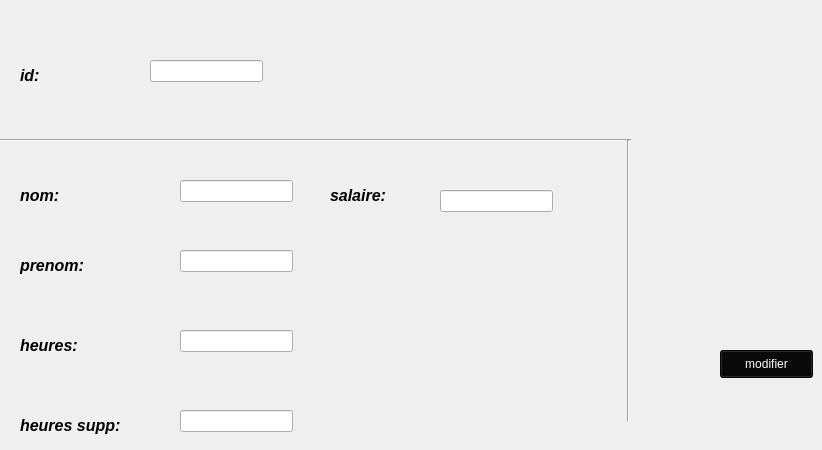
      <widget class="QWidget" name="tab_6">
       <attribute name="title">
        <string>modifier employé</string>
       </attribute>
       <widget class="QLineEdit" name="lineEdit_id_a_modifier">
        <property name="geometry">
         <rect>
          <x>150</x>
          <y>60</y>
          <width>113</width>
          <height>22</height>
         </rect>
        </property>
        <property name="styleSheet">
         <string notr="true"/>
        </property>
       </widget>
       <widget class="QLabel" name="label_2">
        <property name="geometry">
         <rect>
          <x>20</x>
          <y>60</y>
          <width>55</width>
          <height>31</height>
         </rect>
        </property>
        <property name="text">
         <string>&lt;html&gt;&lt;head/&gt;&lt;body&gt;&lt;p&gt;&lt;span style=&quot; font-size:12pt; font-weight:600; font-style:italic;&quot;&gt;id:&lt;/span&gt;&lt;/p&gt;&lt;/body&gt;&lt;/html&gt;</string>
        </property>
       </widget>
       <widget class="Line" name="line_2">
        <property name="geometry">
         <rect>
          <x>0</x>
          <y>130</y>
          <width>631</width>
          <height>20</height>
         </rect>
        </property>
        <property name="orientation">
         <enum>Qt::Horizontal</enum>
        </property>
       </widget>
       <widget class="QLabel" name="label_3">
        <property name="geometry">
         <rect>
          <x>20</x>
          <y>180</y>
          <width>55</width>
          <height>31</height>
         </rect>
        </property>
        <property name="text">
         <string>&lt;html&gt;&lt;head/&gt;&lt;body&gt;&lt;p&gt;&lt;span style=&quot; font-size:12pt; font-weight:600; font-style:italic;&quot;&gt;nom:&lt;/span&gt;&lt;/p&gt;&lt;/body&gt;&lt;/html&gt;</string>
        </property>
       </widget>
       <widget class="QLabel" name="label_4">
        <property name="geometry">
         <rect>
          <x>20</x>
          <y>250</y>
          <width>101</width>
          <height>31</height>
         </rect>
        </property>
        <property name="text">
         <string>&lt;html&gt;&lt;head/&gt;&lt;body&gt;&lt;p&gt;&lt;span style=&quot; font-size:12pt; font-weight:600; font-style:italic;&quot;&gt;prenom:&lt;/span&gt;&lt;/p&gt;&lt;/body&gt;&lt;/html&gt;</string>
        </property>
       </widget>
       <widget class="QLabel" name="label_5">
        <property name="geometry">
         <rect>
          <x>20</x>
          <y>330</y>
          <width>91</width>
          <height>31</height>
         </rect>
        </property>
        <property name="text">
         <string>&lt;html&gt;&lt;head/&gt;&lt;body&gt;&lt;p&gt;&lt;span style=&quot; font-size:12pt; font-weight:600; font-style:italic;&quot;&gt;heures:&lt;/span&gt;&lt;/p&gt;&lt;/body&gt;&lt;/html&gt;</string>
        </property>
       </widget>
       <widget class="QLabel" name="label_6">
        <property name="geometry">
         <rect>
          <x>20</x>
          <y>410</y>
          <width>151</width>
          <height>31</height>
         </rect>
        </property>
        <property name="text">
         <string>&lt;html&gt;&lt;head/&gt;&lt;body&gt;&lt;p&gt;&lt;span style=&quot; font-size:12pt; font-weight:600; font-style:italic;&quot;&gt;heures supp:&lt;/span&gt;&lt;/p&gt;&lt;/body&gt;&lt;/html&gt;</string>
        </property>
       </widget>
       <widget class="QLineEdit" name="lineEdit_nom_modif">
        <property name="geometry">
         <rect>
          <x>180</x>
          <y>180</y>
          <width>113</width>
          <height>22</height>
         </rect>
        </property>
        <property name="styleSheet">
         <string notr="true"/>
        </property>
       </widget>
       <widget class="QLineEdit" name="lineEdit_prenom_modif">
        <property name="geometry">
         <rect>
          <x>180</x>
          <y>250</y>
          <width>113</width>
          <height>22</height>
         </rect>
        </property>
        <property name="styleSheet">
         <string notr="true"/>
        </property>
       </widget>
       <widget class="QLineEdit" name="lineEdit_h_modif">
        <property name="geometry">
         <rect>
          <x>180</x>
          <y>330</y>
          <width>113</width>
          <height>22</height>
         </rect>
        </property>
        <property name="styleSheet">
         <string notr="true"/>
        </property>
       </widget>
       <widget class="QLineEdit" name="lineEdit_hs_modif">
        <property name="geometry">
         <rect>
          <x>180</x>
          <y>410</y>
          <width>113</width>
          <height>22</height>
         </rect>
        </property>
        <property name="styleSheet">
         <string notr="true"/>
        </property>
       </widget>
       <widget class="QPushButton" name="pb_modifier">
        <property name="geometry">
         <rect>
          <x>720</x>
          <y>350</y>
          <width>93</width>
          <height>28</height>
         </rect>
        </property>
        <property name="styleSheet">
         <string notr="true">background-color:rgb(7, 7, 7); color:rgb(255, 255, 255)</string>
        </property>
        <property name="text">
         <string>modifier</string>
        </property>
       </widget>
       <widget class="Line" name="line">
        <property name="geometry">
         <rect>
          <x>620</x>
          <y>140</y>
          <width>16</width>
          <height>281</height>
         </rect>
        </property>
        <property name="orientation">
         <enum>Qt::Vertical</enum>
        </property>
       </widget>
       <widget class="QLabel" name="label_20">
        <property name="geometry">
         <rect>
          <x>330</x>
          <y>180</y>
          <width>81</width>
          <height>31</height>
         </rect>
        </property>
        <property name="text">
         <string>&lt;html&gt;&lt;head/&gt;&lt;body&gt;&lt;p&gt;&lt;span style=&quot; font-size:12pt; font-weight:600; font-style:italic;&quot;&gt;salaire:&lt;/span&gt;&lt;/p&gt;&lt;/body&gt;&lt;/html&gt;</string>
        </property>
       </widget>
       <widget class="QLineEdit" name="salaire_a_modif">
        <property name="geometry">
         <rect>
          <x>440</x>
          <y>190</y>
          <width>113</width>
          <height>22</height>
         </rect>
        </property>
        <property name="styleSheet">
         <string notr="true"/>
        </property>
       </widget>
      </widget>
